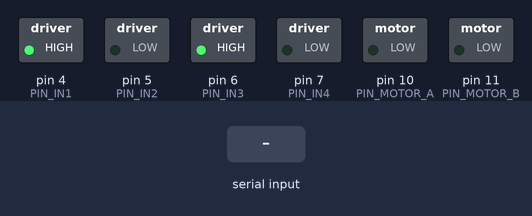
The sketch below on a simulated Arduino Uno, built with avr-gcc and run on an emulated ATmega328P. On the bench: switched loads named in the sketch (green lamp = pin HIGH). The inputs (shaded band) are chosen by the test bench.

Above: at 1.2 s.
1.3 s: "A" received over Serial
At 1.6 s:
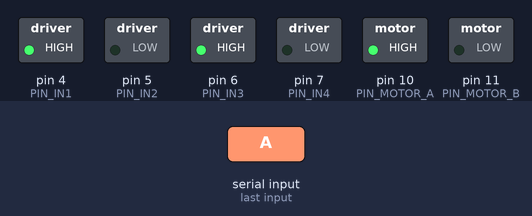
2.8 s: "B" received over Serial
At 4.0 s:
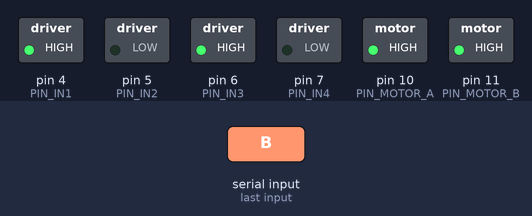
4.3 s: "a" received over Serial
At 5.2 s:
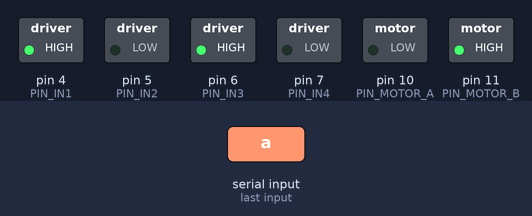
5.8 s: "c" received over Serial
At 6.5 s:
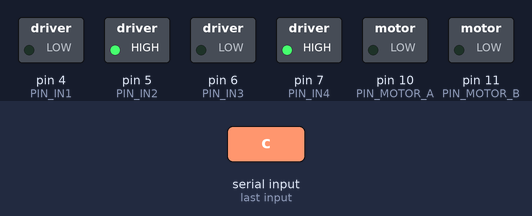
7.3 s: "A" received over Serial
At 8.5 s:
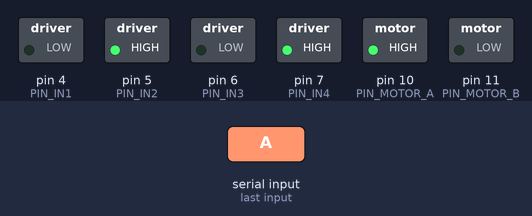
8.8 s: "C" received over Serial
At 9.8 s:
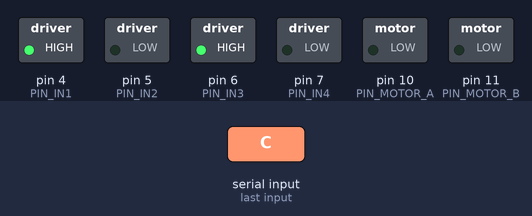
Timing chart, 0 to 11.3 s (numbered marks = the images above; inputs shaded):
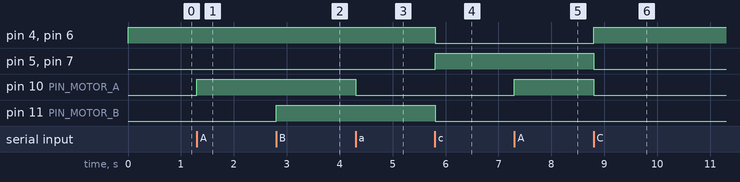

The sketch:

podvozek-serial.ino
```cpp
// Abychom nemuseli v programu pouzivat cisla PINu, vytvorime si nekolik
// sovnich definic. Bude se nam tak lepe pracovat s PINy a z nazvu definice
// rychle zjistime, co je k PINu pripojene.
#define PIN_IN1     4
#define PIN_IN2     5
#define PIN_IN3     6
#define PIN_IN4     7
#define PIN_MOTOR_A 10 // PWM
#define PIN_MOTOR_B 11 // PWM

// Tato promenna bude obsah smer otaceni motoru. Pokud bude 0, budou se
// motory otacet po smeru hodinovych rucicek. Pokud bude 1, budou se otacet
// proti smeru hodinovych rucicek. Hodnota teto promenne smer nezmeni, ale
// pokud ji nastavime na odpovidajici hodnotu vzdy, kdyz zmenime smer motoru,
// budeme vzdy vedet, jakym smerem se motory otaceji.
int smer;

void setup() {
  // Zahajime seriovou komunikaci rychlosti 9600
  Serial.begin(9600);

  // Vsechny PINy nastavime do rezimu zapisovani. Nebudeme z nich nic cist,
  // ale naopak my jim budeme rikat, jaka hodnota na nich ma byt nastavena.
  pinMode(PIN_MOTOR_A, OUTPUT);
  pinMode(PIN_MOTOR_B, OUTPUT);
  pinMode(PIN_IN1, OUTPUT);
  pinMode(PIN_IN2, OUTPUT);
  pinMode(PIN_IN3, OUTPUT);
  pinMode(PIN_IN4, OUTPUT);

  // Vypneme oba motory
  digitalWrite(PIN_MOTOR_A, LOW);
  digitalWrite(PIN_MOTOR_B, LOW);

  // Motor A se bude tocit po smeru hodinovych rucicek
  digitalWrite(PIN_IN1, HIGH);
  digitalWrite(PIN_IN2, LOW);
  // Motor B se bude tocit po smeru hodinovych rucicek
  digitalWrite(PIN_IN3, HIGH);
  digitalWrite(PIN_IN4, LOW);
  // Protoze jsme v predchozich 4 prikazech nastavili, aby se oba motory
  // tocily po smeru hodinovych rucicek, nastavime promennou "smer" na 0.
  // Kdyz pak budeme nekdy chtit zjistit, jakym smerem se motory toci,
  // zjistime to podle hodnoty ulozene v promenne "smer".
  smer = 0;
}

void loop() {

  // Do promenne "pocet" se ulozi pocet znaku, ktere cekaji na seriove lince.
  // Pokud promenna "pocet" bude vetsi nez 0 (tj. na seriove lince ceka alespon
  // jeden znak, provedou se nasledujici prikazy.
  int pocet = Serial.available();
  if (pocet > 0) {

    // Do promenne "ch" nacti nasledujici znak, ktery prisel po seriove lince.
    // Predchozi prikaz Serial.available() ulozil
    char znak = Serial.read();

    // Ted vime, ze v promenne "znak" je nejaky znak, ktery prisel po seriove
    // lince (priradil nam ho tam prikaz Serial.read()). Dokud do promenne "znak"
    // nepriradime jinou hodnotu, nezmeni se. V nasledujich nekolika radcich
    // testujeme, jaka hodnota je v promenne "znak". Pouziva se konstrukce "if",
    // dvojite == (jednoduche = prirazuje, dvojite == testuje) a jednoduche
    // uvozovky '.

    if (znak == 'A') {
      // Nastavit na PIN_MOTOR_A (D10) 255 (tj. 5V) => bude se točit rychle.
      // Stejne tak bychom mohli pouzit prikaz
      //     analogWrite(10, 255);
      // protoze v definici PIN_MOTOR_A je ulozeno cislo 10. Je lepsi pouzivat
      // definice, protoze jeji nazev nam casto napovi, k cemu je dany PIN
      // pripojeny.
      analogWrite(PIN_MOTOR_A, 255);
    }

    if (znak == 'a') {
      // Nastavit na PIN_MOTOR_A (D10) 0 (tj. 0V) => nebude se točit
      analogWrite(PIN_MOTOR_A, 0);
    }

    if (znak == 'B') {
      // Nastavit na PIN_MOTOR_B (D11) 255 (tj. 5V) => bude se točit rychle
      analogWrite(PIN_MOTOR_B, 255);
    }

    if (znak == 'b') {
      // Nastavit na PIN_MOTOR_B (D11) 0 (tj. 0V) => nebude se točit
      analogWrite(PIN_MOTOR_B, 0);
    }

    if (znak == 'C') {
      // Vypneme oba motory
      digitalWrite(PIN_MOTOR_A, LOW);
      digitalWrite(PIN_MOTOR_B, LOW);

      // Motor A se bude tocit po smeru hodinovych rucicek
      digitalWrite(PIN_IN1, HIGH);
      digitalWrite(PIN_IN2, LOW);

      // Motor B se bude tocit po smeru hodinovych rucicek
      digitalWrite(PIN_IN3, HIGH);
      digitalWrite(PIN_IN4, LOW);

      // Protoze jsme zmenili smer otaceni motoru, zmenime i aktualni hodnotu
      // promenne "smer".
      smer = 0;
    }

    if (znak == 'c') {
      // Vypneme oba motory
      digitalWrite(PIN_MOTOR_A, LOW);
      digitalWrite(PIN_MOTOR_B, LOW);

      // Motor A se bude tocit proti smeru hodinovych rucicek
      digitalWrite(PIN_IN1, LOW);
      digitalWrite(PIN_IN2, HIGH);

      // Motor B se bude tocit proti smeru hodinovych rucicek
      digitalWrite(PIN_IN3, LOW);
      digitalWrite(PIN_IN4, HIGH);

      // Protoze jsme zmenili smer otaceni motoru, zmenime i aktualni hodnotu
      // promenne "smer".
      smer = 1;
    }

    // V teto podmince testujeme, jaky je aktualni smer otaceni. Pokud bude "po smeru
    // hodin", zmenime ho na "proti smeru hodin". Abychom neprisli o informaci, jakym
    // smerem se motory otaci, musime zmenit i hodnotu promenne "smer".
    if (znak == '@') {
      // Zde muzeme vypnout oba motory, ale neni to potreba
      // digitalWrite(PIN_MOTOR_A, LOW);
      // digitalWrite(PIN_MOTOR_B, LOW);

      // Vsimnete si pouziti "else". Testujeme, jestli je hodnota promenne "smer" rovna
      // 0 a pokud ano, zmenime smer otaceni motoru proti smeru hodin. Pokud je hodnota
      // promenne "smer" cokoliv jineho (my vime, ze to muze byt jen 1), zmenime smer
      // otaceni motoru po smeru hodin.

      // Provede se v pripade, ze hodnota promenne "smer" je 0.
      if (smer == 0) {

        // Nastavime novou hodnotu do promenne "smer".
        smer = 1;

        // Motor A se bude tocit proti smeru hodinovych rucicek
        digitalWrite(PIN_IN1, LOW);
        digitalWrite(PIN_IN2, HIGH);

        // Motor B se bude tocit proti smeru hodinovych rucicek
        digitalWrite(PIN_IN3, LOW);
        digitalWrite(PIN_IN4, HIGH);
      } else {

        // Nastavime novou hodnotu do promenne "smer".
        smer = 0;

        // Motor A se bude tocit po smeru hodinovych rucicek
        digitalWrite(PIN_IN1, HIGH);
        digitalWrite(PIN_IN2, LOW);

        // Motor B se bude tocit po smeru hodinovych rucicek
        digitalWrite(PIN_IN3, HIGH);
        digitalWrite(PIN_IN4, LOW);
      }
    }

    if (znak == '?') {
      if (smer == 0) {
        Serial.println("Motory jsou nastavene na otaceni PO smeru hodin");
      }
      if (smer == 1) {
        Serial.println("Motory jsou nastavene na otaceni PROTI smeru hodin");
      }
    }
  }

  // Zpracovani jednoho znaku trva par milisekund. My dobu zpracovani zvysime
  // o 100 milisekund. Pokud posleme po seriove lince slovo "Aqqqqqqqqqa", tak se
  // levy motor zapne na 1 vterinu (9 znaku q nas program ignoruje, ale po kazdem
  // precteni ceka prave tech 100ms).
  // delay(100);
  delay(10);
}
```

Measured:
- after the input at 1.3 s, pin 10 (PIN_MOTOR_A): LOW → HIGH at once
- after the input at 2.8 s, pin 11 (PIN_MOTOR_B): LOW → HIGH at once
- after the input at 4.3 s, pin 10 (PIN_MOTOR_A): HIGH → LOW at once
- after the input at 5.8 s, pin 4 (PIN_IN1), pin 6 (PIN_IN3), pin 11 (PIN_MOTOR_B): HIGH → LOW at once; pin 5 (PIN_IN2), pin 7 (PIN_IN4): LOW → HIGH at once
- after the input at 7.3 s, pin 10 (PIN_MOTOR_A): LOW → HIGH at once
- after the input at 8.8 s, pin 4 (PIN_IN1), pin 6 (PIN_IN3): LOW → HIGH at once; pin 5 (PIN_IN2), pin 7 (PIN_IN4), pin 10 (PIN_MOTOR_A): HIGH → LOW at once
